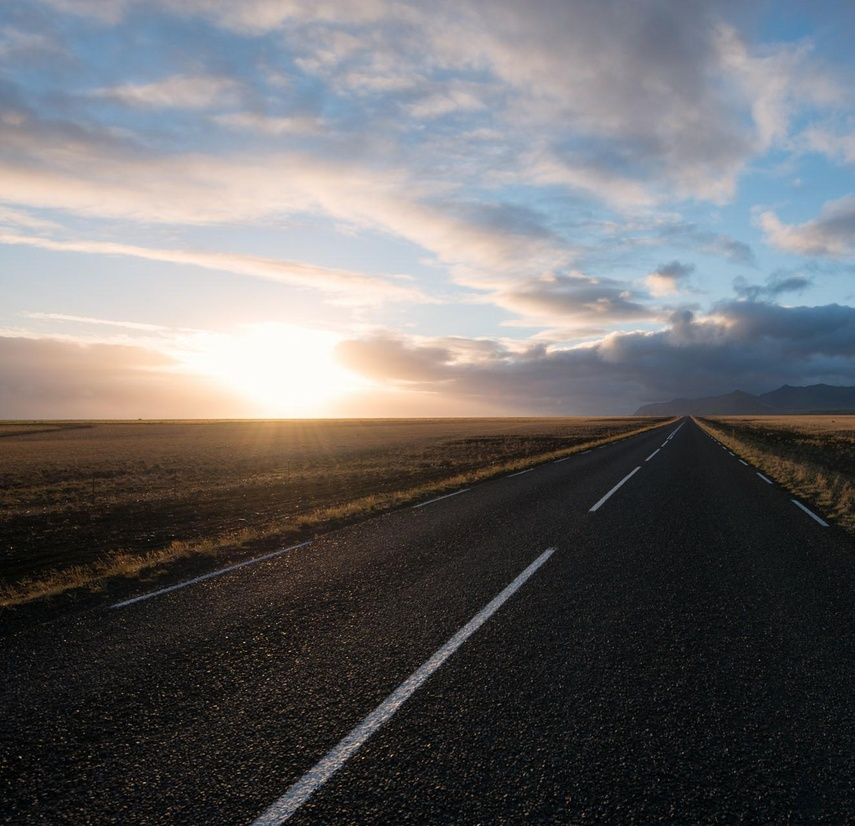
#> input picture 角點演算法介紹/HARRIS/road_left.jpg, 855 x 826 px, shrunk from 1325 x 1280 before the run
$ python Harris.py
#> lines starting #> are read from the running program, lines starting #| are printed output that depends on the picture
import cv2
import numpy as np
import matplotlib.pyplot as plt

filename = 'road_left.jpg'
filename2 = 'road_right.jpg'
img = cv2.imread(filename)
#> img is the input picture: shape (826, 855, 3); mean B, G, R 105.8, 104.5, 105.7
img2 = cv2.imread(filename2)
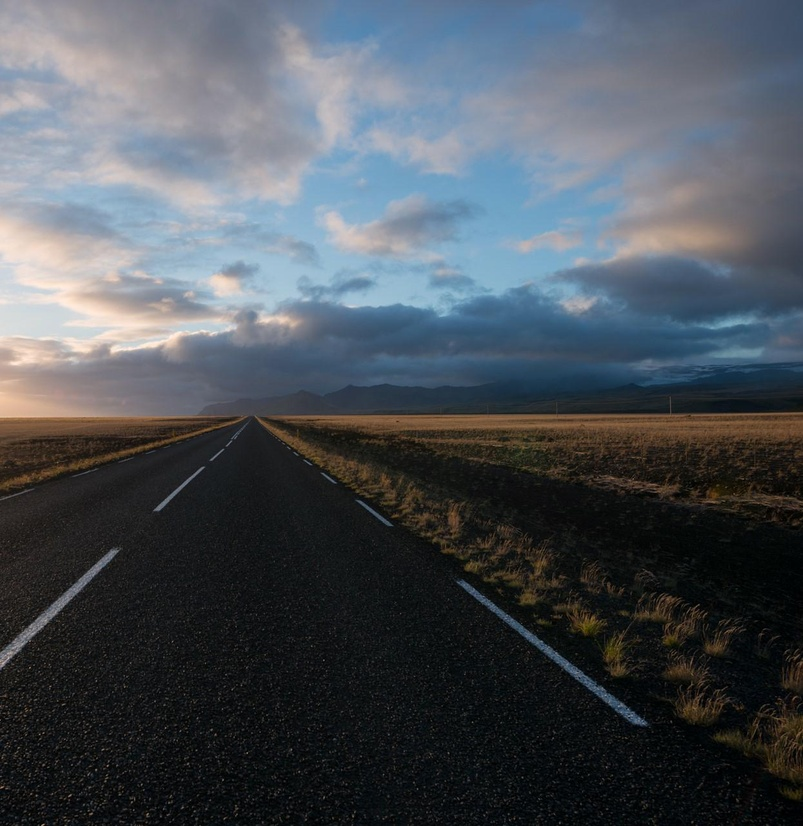
#> input picture 角點演算法介紹/HARRIS/road_right.jpg, 803 x 826 px, shrunk from 1245 x 1280 before the run
#> img2 is the input picture: shape (826, 803, 3); mean B, G, R 88.1, 81.3, 75.2

gray = cv2.cvtColor(img,cv2.COLOR_BGR2GRAY)
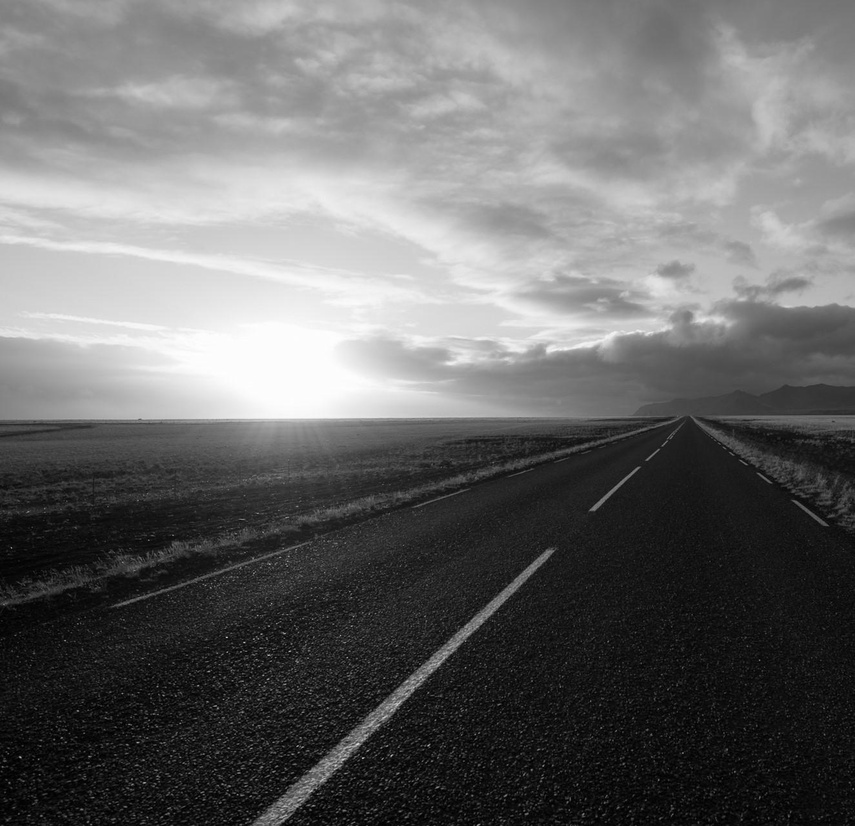
#> gray: shape (826, 855); min 0, max 254, mean 105
gray2 = cv2.cvtColor(img2,cv2.COLOR_BGR2GRAY)
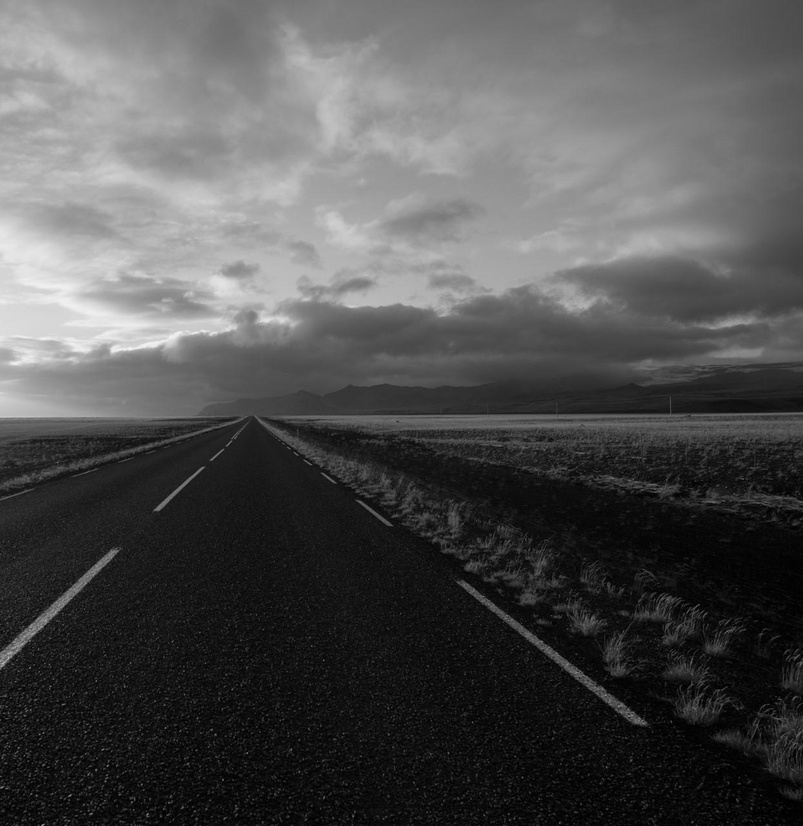
#> gray2: shape (826, 803); min 0, max 246, mean 80.3

gray = np.float32(gray)
gray2 = np.float32(gray2)
#> (the run stopped early here; a loop or call above may not have finished)
